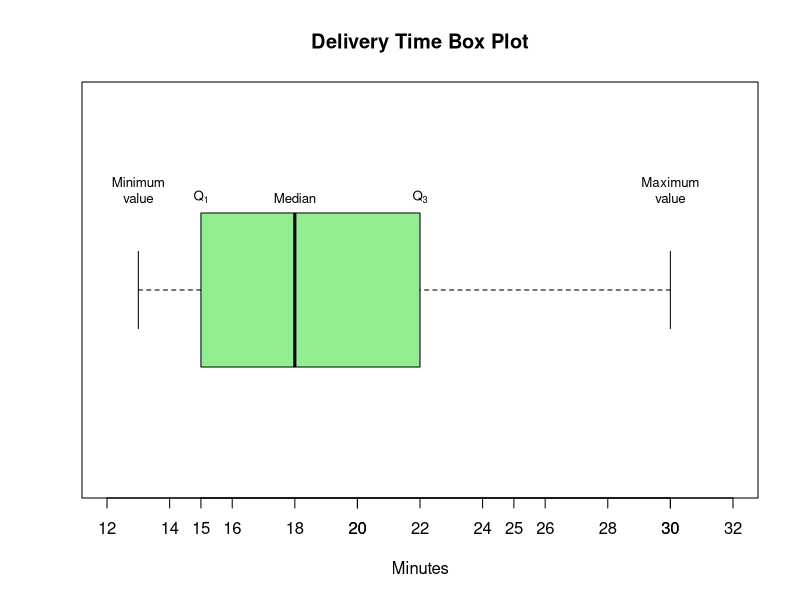

Here is the R script that generated this plot:
#Page No.107
delivery_times <- c(13, 15, 18, 22, 30)

boxplot(delivery_times, horizontal = TRUE, col = "lightgreen", main = "Delivery Time Box Plot",
        xlab = "Minutes", ylim = c(12, 32))

axis(1, at = seq(12, 32, by = 2))

text(13, 1.2, "Minimum\nvalue", pos = 3, cex = 0.8)
text(15, 1.2, expression(Q[1]), pos = 3, cex = 0.8)
text(18, 1.2, "Median", pos = 3, cex = 0.8)
text(22, 1.2, expression(Q[3]), pos = 3, cex = 0.8)
text(30, 1.2, "Maximum\nvalue", pos = 3, cex = 0.8)
